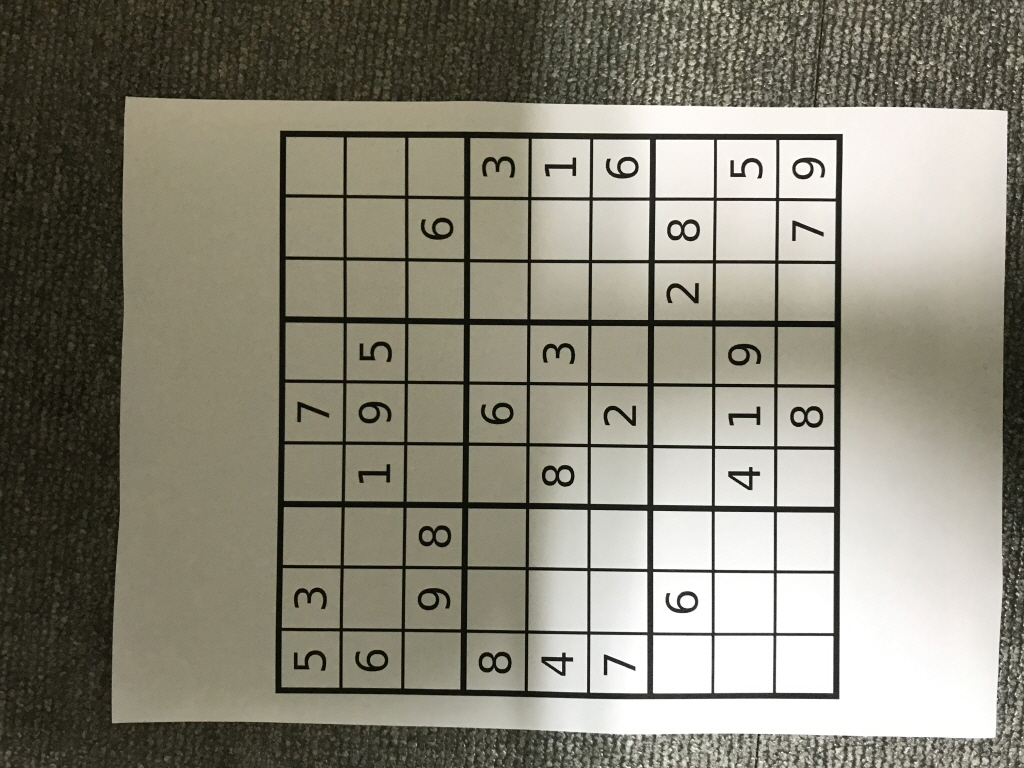
#> input picture sIMG_2168.jpg, 1024 x 768 px
$ jupyter execute chap1.5.3.ipynb
#> lines starting #> are read from the running program, lines starting #| are printed output that depends on the picture; after the words box and inside, x2 and y2 are one past the last pixel; in counts of white or black regions, pixels touching at a corner belong together
[cell 1]
import cv2
from PIL import Image
import numpy as np
import matplotlib.pyplot as pl
from matplotlib import pyplot as plt

[cell 2]
filename = 'sIMG_2168.jpg'
img = cv2.imread(filename)
#> img is the input picture: shape (768, 1024, 3); mean B, G, R 120.1, 134.1, 137.3
gray = cv2.cvtColor(img,cv2.COLOR_BGR2GRAY)
gray = np.float32(gray)
dst = cv2.cornerHarris(gray,2,3,0.01)
#result is dilated for marking the corners, not important
dst = cv2.dilate(dst,None)
# Threshold for an optimal value, it may vary depending on the image.
img[dst>0.01*dst.max()]=[0,0,255]
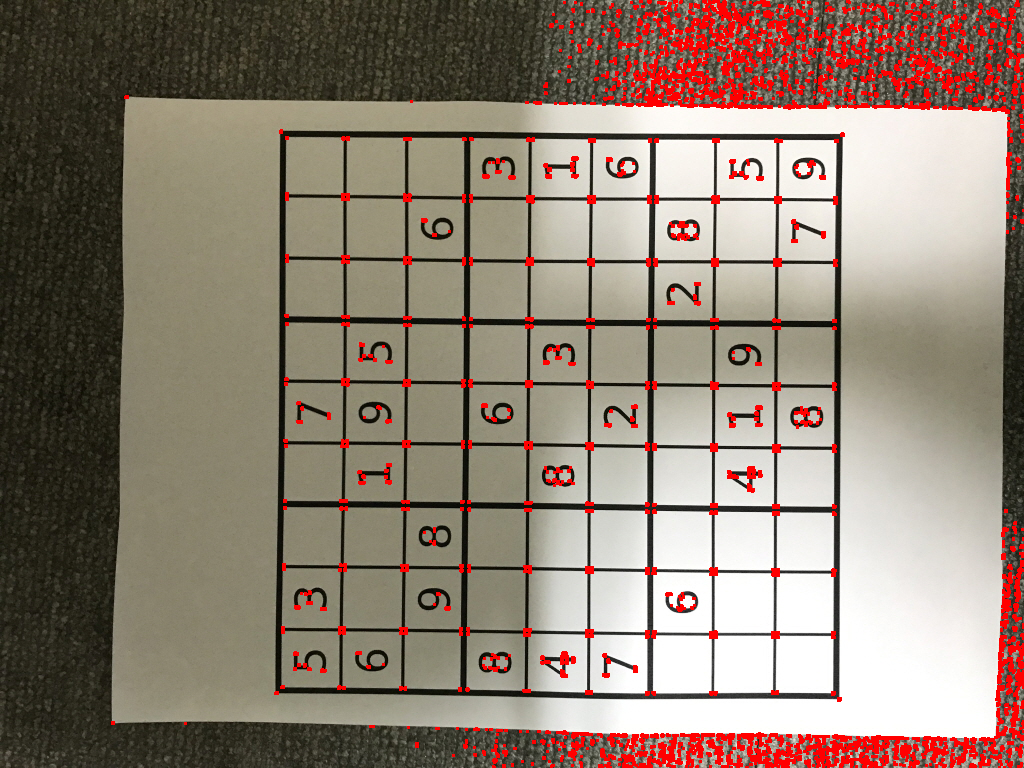
#> img: shape (768, 1024, 3); 5% of pixels changed, all inside (x1, y1, x2, y2) = (111, 0, 1024, 768)
cv2.imshow('dst',img)
if cv2.waitKey(0) & 0xff == 27:
#> (key Esc is pressed here)
    cv2.destroyAllWindows()

[cell 3]
filename = 'sIMG_2168.jpg'
img = cv2.imread(filename)
gray = cv2.cvtColor(img,cv2.COLOR_BGR2GRAY)
# find Harris corners
gray = np.float32(gray)
dst = cv2.cornerHarris(gray,2,3,0.04)
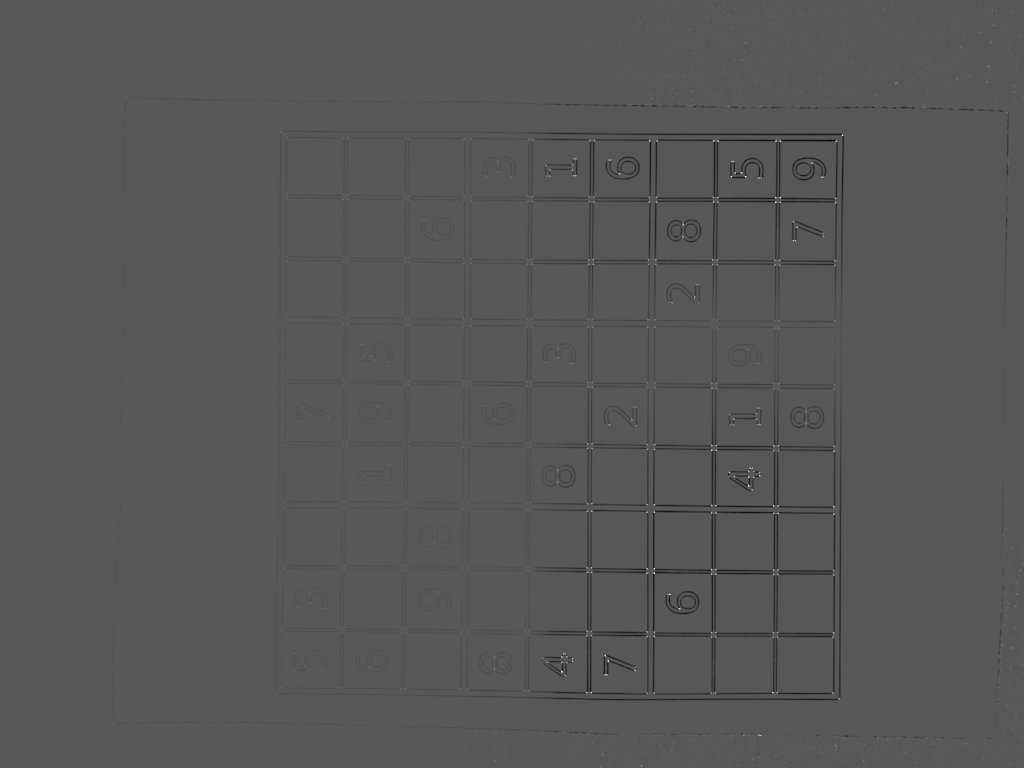
#> dst: shape (768, 1024) float32; min -83812976, max 159495072, mean -888582; drawn with min black and max white
dst = cv2.dilate(dst,None)
ret, dst = cv2.threshold(dst,0.01*dst.max(),255,0)
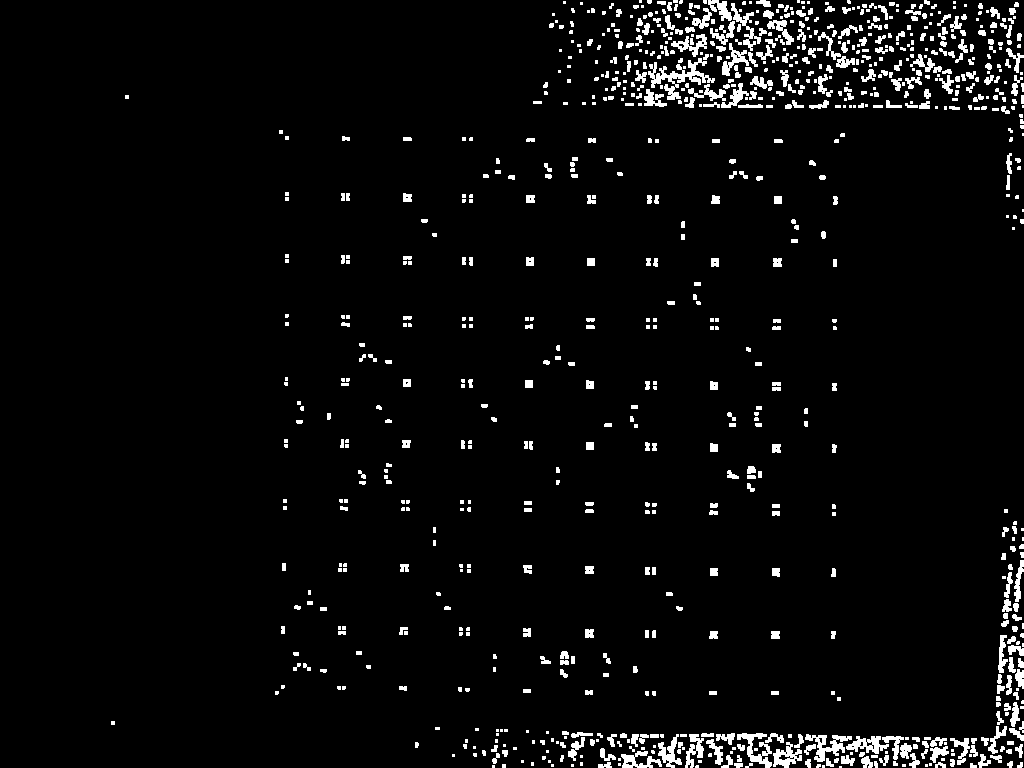
#> dst: shape (768, 1024) float32; 4.1% white; 911 white regions (429 under 20 px), largest, box (x1, y1, x2, y2) and area: (648, 58, 715, 100) 895, (805, 734, 852, 762) 518, (737, 733, 772, 768) 472
#> ret = 1594950.7
dst = np.uint8(dst)
# find centroids
ret, labels, stats, centroids = cv2.connectedComponentsWithStats(dst)
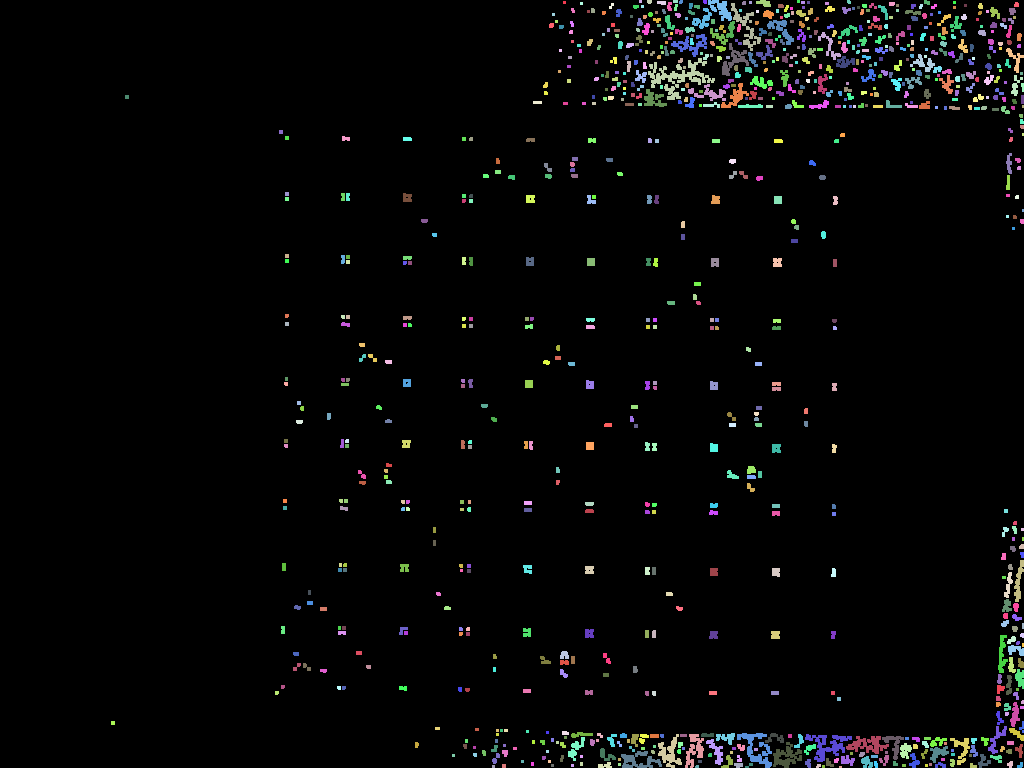
#> labels: shape (768, 1024) int32; 912 distinct labels, from 0 to 911; one colour per label, 0 black
#> ret = 912; stats = 912 rows, first 6: [0, 0, 1024, 768, 754352], [563, 1, 3, 3, 9], [639, 0, 3, 3, 9], [647, 0, 5, 4, 18], [657, 1, 9, 4, 32], [673, 0, 5, 3, 15]; centroids = 912 pairs, first value 112.5 to 1022.5, second value 1 to 766.5
# define the criteria to stop and refine the corners
criteria = (cv2.TERM_CRITERIA_EPS + cv2.TERM_CRITERIA_MAX_ITER, 100, 0.001)
corners = cv2.cornerSubPix(gray,np.float32(centroids),(5,5),(-1,-1),criteria)
#> corners = 912 pairs, first value 111.5 to 1022.5, second value 1 to 767.4
# Now draw them
res = np.hstack((centroids,corners))
#> res = 912 rows, first 6: [501.4, 384.9, 501.4, 384.9], [564, 2, 565.5, 2.03], [640, 1, 640, 1], [649, 1.33, 649, 1.33], [661.3, 2.31, 661.3, 2.31], [675, 1, 675, 1]
res = np.int0(res)
#> res = 912 rows, first 6: [501, 384, 501, 384], [564, 2, 565, 2], [640, 1, 640, 1], [649, 1, 649, 1], [661, 2, 661, 2], [675, 1, 675, 1]
img[res[:,1],res[:,0]]=[0,0,255]
img[res[:,3],res[:,2]] = [0,255,0]
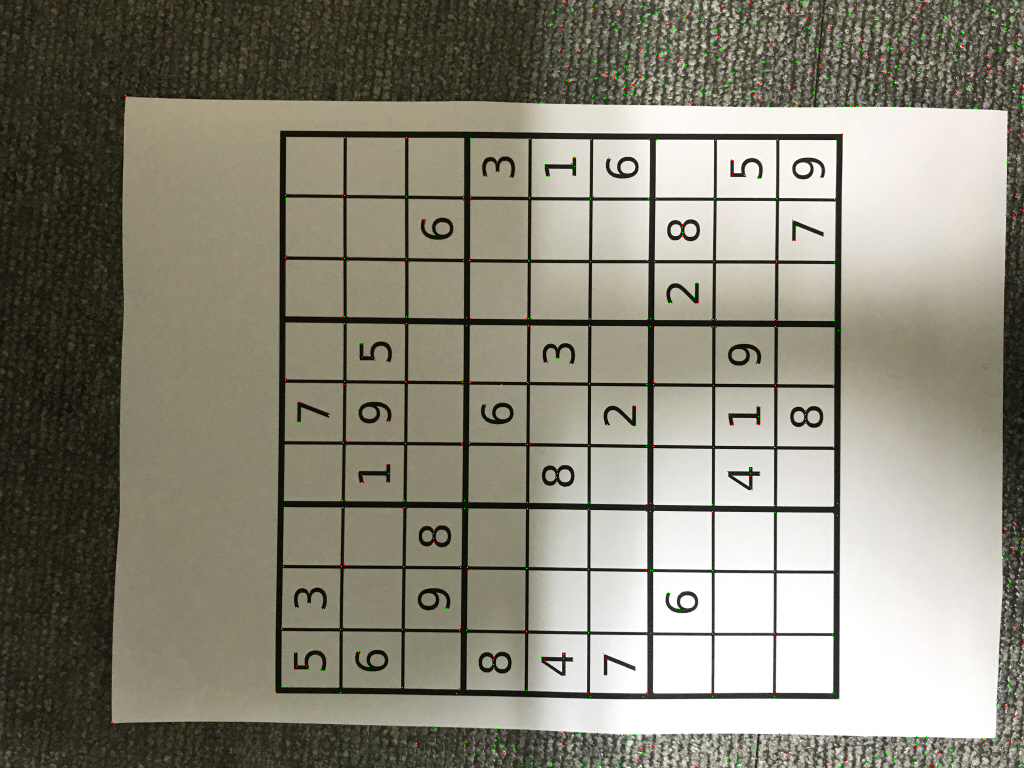
#> img: shape (768, 1024, 3); mean B, G, R 119.9, 134.2, 137.3
cv2.imwrite('subpixel5.png',img)
#> Out = True

$ run again, with dsu2.jpg copied over sIMG_2168.jpg
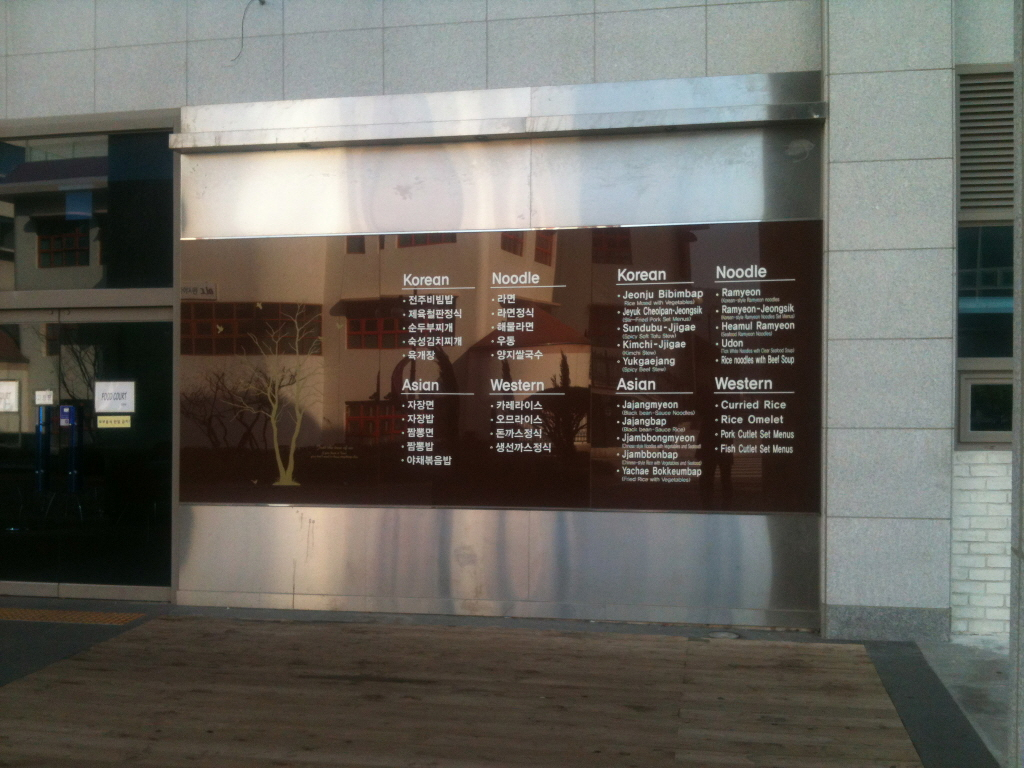
#> input picture dsu2.jpg, 1024 x 768 px
#> img is the input picture: shape (768, 1024, 3); mean B, G, R 93, 99.6, 102.1
#> `ret, dst = cv2.threshold(dst,0.01*dst.max(),255,0)`:
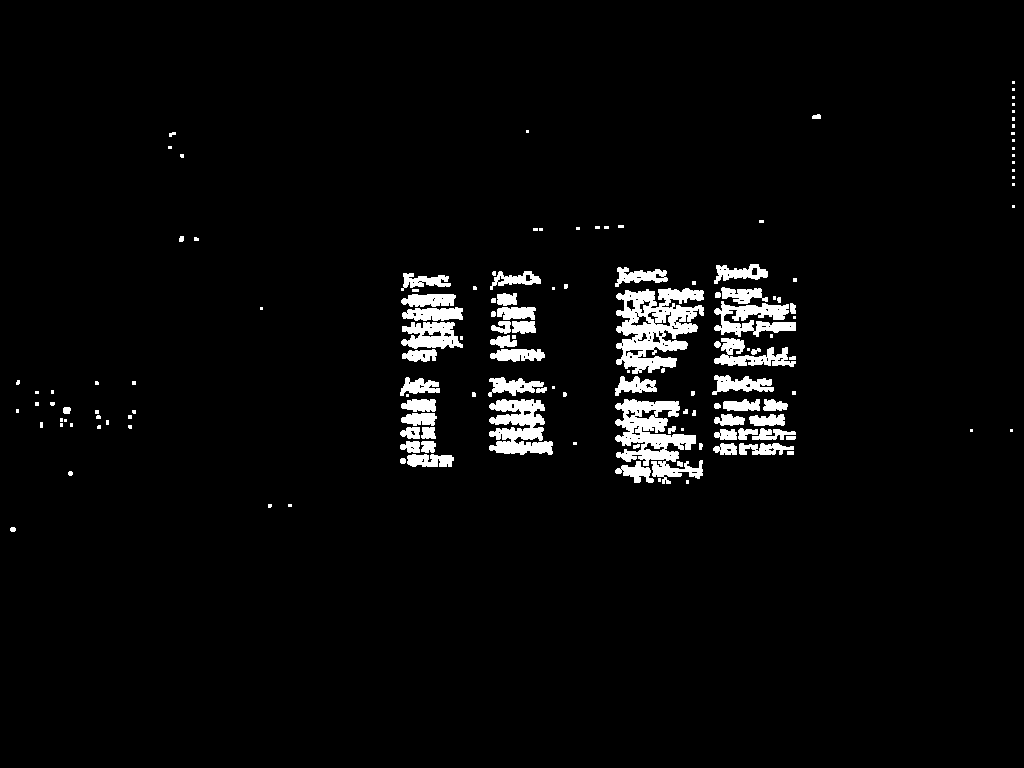
#> dst: shape (768, 1024) float32; 3.6% white; 143 white regions (76 under 20 px), largest, box (x1, y1, x2, y2) and area: (616, 288, 704, 374) 4338, (615, 399, 703, 484) 3489, (489, 399, 553, 455) 2329
#> `ret, dst = cv2.threshold(dst,0.01*dst.max(),255,0)`: ret = 484292.5
#> `ret, labels, stats, centroids = cv2.connectedComponentsWithStats(dst)`:
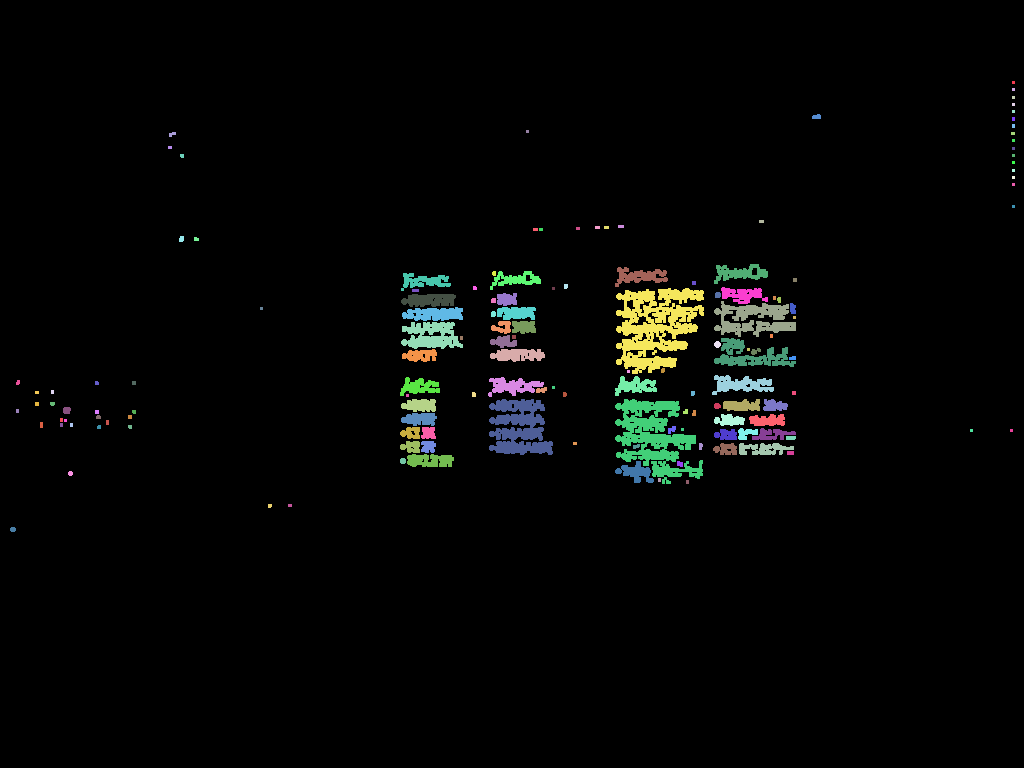
#> labels: shape (768, 1024) int32; 144 distinct labels, from 0 to 143; one colour per label, 0 black
#> `ret, labels, stats, centroids = cv2.connectedComponentsWithStats(dst)`: ret = 144; stats = 144 rows, first 6: [0, 0, 1024, 768, 757851], [1012, 81, 3, 3, 9], [1012, 88, 3, 3, 9], [1012, 96, 3, 3, 9], [1012, 103, 3, 3, 9], [1012, 110, 3, 3, 9]; centroids = 144 pairs, first value 12.5 to 1013, second value 82 to 529
#> corners = 144 pairs, first value 11.69 to 1013.7, second value 81.37 to 528.4
#> `res = np.hstack((centroids,corners))`: res = 144 rows, first 6: [508.2, 384.1, 509.7, 383.3], [1013, 82, 1013.7, 81.37], [1013, 89, 1013, 87.48], [1013, 97, 1013, 95.25], [1013, 104, 1013.1, 102.4], [1013, 111, 1013, 109.6]
#> `res = np.int0(res)`: res = 144 rows, first 6: [508, 384, 509, 383], [1013, 82, 1013, 81], [1013, 89, 1013, 87], [1013, 97, 1013, 95], [1013, 104, 1013, 102], [1013, 111, 1013, 109]
#> Out = True
